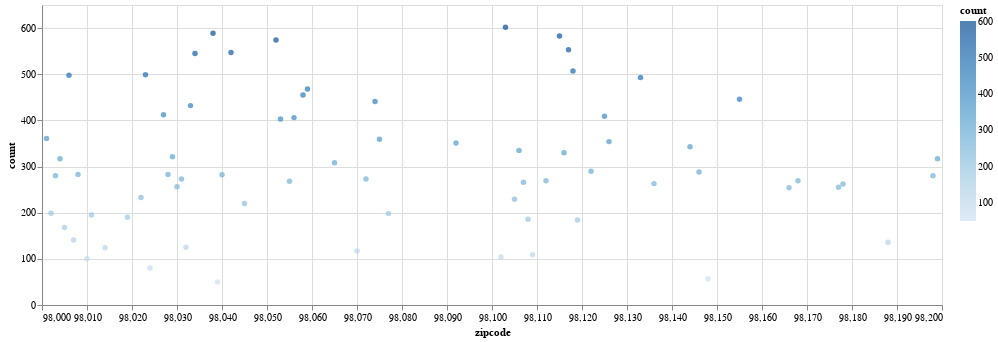

Source (notebook cell):
### Code cell
alt.Chart(zip_plot_df).mark_circle().encode(
   x= alt.X("zipcode", scale = alt.Scale(zero = False)),
   y="count",
   color = "count"
).properties(
   height=300, width=900
)

### Figure 1 — Vega-Lite specification as saved in the notebook (floating-point values rounded to 4 significant figures)
{"config": {"view": {"continuousWidth": 400, "continuousHeight": 300}}, "data": {"name": "data-254c652f23776a87d0a2f67b88162030"}, "mark": "circle", "encoding": {"color": {"type": "quantitative", "field": "count"}, "x": {"type": "quantitative", "field": "zipcode", "scale": {"zero": false}}, "y": {"type": "quantitative", "field": "count"}}, "height": 300, "width": 900, "$schema": "https://vega.github.io/schema/vega-lite/v4.8.1.json", "datasets": {"data-254c652f23776a87d0a2f67b88162030": [{"index": 0, "zipcode": 98103, "count": 602, "price": 585000.0}, {"index": 1, "zipcode": 98038, "count": 589, "price": 367100.0}, {"index": 2, "zipcode": 98115, "count": 583, "price": 619900.0}, {"index": 3, "zipcode": 98052, "count": 574, "price": 645200.0}, {"index": 4, "zipcode": 98117, "count": 553, "price": 576800.0}, {"index": 5, "zipcode": 98042, "count": 547, "price": 311600.0}, {"index": 6, "zipcode": 98034, "count": 545, "price": 521700.0}, {"index": 7, "zipcode": 98118, "count": 507, "price": 418000.0}, {"index": 8, "zipcode": 98023, "count": 499, "price": 286700.0}, {"index": 9, "zipcode": 98006, "count": 498, "price": 859900.0}, {"index": 10, "zipcode": 98133, "count": 493, "price": 387000.0}, {"index": 11, "zipcode": 98059, "count": 468, "price": 493600.0}, {"index": 12, "zipcode": 98058, "count": 455, "price": 353600.0}, {"index": 13, "zipcode": 98155, "count": 446, "price": 423700.0}, {"index": 14, "zipcode": 98074, "count": 441, "price": 685700.0}, {"index": 15, "zipcode": 98033, "count": 432, "price": 804000.0}, {"index": 16, "zipcode": 98027, "count": 412, "price": 617100.0}, {"index": 17, "zipcode": 98125, "count": 409, "price": 469900.0}, {"index": 18, "zipcode": 98056, "count": 406, "price": 420900.0}, {"index": 19, "zipcode": 98053, "count": 403, "price": 677200.0}, {"index": 20, "zipcode": 98001, "count": 361, "price": 281200.0}, {"index": 21, "zipcode": 98075, "count": 359, "price": 790700.0}, {"index": 22, "zipcode": 98126, "count": 354, "price": 424700.0}, {"index": 23, "zipcode": 98092, "count": 351, "price": 334900.0}, {"index": 24, "zipcode": 98144, "count": 343, "price": 594700.0}, {"index": 25, "zipcode": 98106, "count": 335, "price": 319600.0}, {"index": 26, "zipcode": 98116, "count": 330, "price": 618700.0}, {"index": 27, "zipcode": 98029, "count": 321, "price": 612600.0}, {"index": 28, "zipcode": 98199, "count": 317, "price": 792200.0}, {"index": 29, "zipcode": 98004, "count": 317, "price": 1357000.0}, {"index": 30, "zipcode": 98065, "count": 308, "price": 529600.0}, {"index": 31, "zipcode": 98122, "count": 290, "price": 634600.0}, {"index": 32, "zipcode": 98146, "count": 288, "price": 359500.0}, {"index": 33, "zipcode": 98008, "count": 283, "price": 645600.0}, {"index": 34, "zipcode": 98028, "count": 283, "price": 462500.0}, {"index": 35, "zipcode": 98040, "count": 282, "price": 1195000.0}, {"index": 36, "zipcode": 98198, "count": 280, "price": 302900.0}, {"index": 37, "zipcode": 98003, "count": 280, "price": 294100.0}, {"index": 38, "zipcode": 98072, "count": 273, "price": 570100.0}, {"index": 39, "zipcode": 98031, "count": 273, "price": 300300.0}, {"index": 40, "zipcode": 98112, "count": 269, "price": 1096000.0}, {"index": 41, "zipcode": 98168, "count": 269, "price": 240300.0}, {"index": 42, "zipcode": 98055, "count": 268, "price": 304300.0}, {"index": 43, "zipcode": 98107, "count": 266, "price": 579100.0}, {"index": 44, "zipcode": 98136, "count": 263, "price": 551800.0}, {"index": 45, "zipcode": 98178, "count": 262, "price": 310600.0}, {"index": 46, "zipcode": 98030, "count": 256, "price": 296200.0}, {"index": 47, "zipcode": 98177, "count": 255, "price": 676400.0}, {"index": 48, "zipcode": 98166, "count": 254, "price": 464300.0}, {"index": 49, "zipcode": 98022, "count": 233, "price": 316700.0}, {"index": 50, "zipcode": 98105, "count": 229, "price": 863200.0}, {"index": 51, "zipcode": 98045, "count": 220, "price": 440200.0}, {"index": 52, "zipcode": 98002, "count": 199, "price": 234300.0}, {"index": 53, "zipcode": 98077, "count": 198, "price": 682900.0}, {"index": 54, "zipcode": 98011, "count": 195, "price": 490400.0}, {"index": 55, "zipcode": 98019, "count": 190, "price": 424800.0}, {"index": 56, "zipcode": 98108, "count": 186, "price": 355700.0}, {"index": 57, "zipcode": 98119, "count": 184, "price": 849700.0}, {"index": 58, "zipcode": 98005, "count": 168, "price": 810300.0}, {"index": 59, "zipcode": 98007, "count": 141, "price": 617300.0}, {"index": 60, "zipcode": 98188, "count": 136, "price": 289100.0}, {"index": 61, "zipcode": 98032, "count": 125, "price": 251300.0}, {"index": 62, "zipcode": 98014, "count": 124, "price": 455600.0}, {"index": 63, "zipcode": 98070, "count": 117, "price": 489400.0}, {"index": 64, "zipcode": 98109, "count": 109, "price": 880100.0}, {"index": 65, "zipcode": 98102, "count": 104, "price": 899600.0}, {"index": 66, "zipcode": 98010, "count": 100, "price": 423700.0}, {"index": 67, "zipcode": 98024, "count": 80, "price": 586100.0}, {"index": 68, "zipcode": 98148, "count": 57, "price": 284900.0}, {"index": 69, "zipcode": 98039, "count": 50, "price": 2161000.0}]}}
